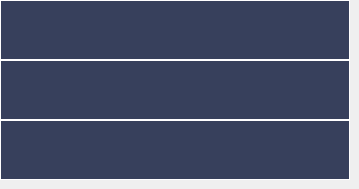
      <widget class="QWidget" name="tab_acquisition">
       <attribute name="title">
        <string>Acquisition</string>
       </attribute>
       <widget class="ButtonGroup" name="buttonGroup_CollimatorAdj" native="true">
        <property name="geometry">
         <rect>
          <x>0</x>
          <y>0</y>
          <width>350</width>
          <height>60</height>
         </rect>
        </property>
        <property name="styleSheet">
         <string notr="true">QWidget{background-color:rgb(55,64,92);font:20px;border-width:1px;border-style:solid;border-color:white;}</string>
        </property>
        <property name="expand" stdset="0">
         <bool>false</bool>
        </property>
        <property name="expandHeight" stdset="0">
         <number>240</number>
        </property>
        <property name="groupName" stdset="0">
         <string>Collimator Adjustment</string>
        </property>
        <widget class="TrigButton" name="trigButton_In">
         <property name="geometry">
          <rect>
           <x>8</x>
           <y>150</y>
           <width>78</width>
           <height>78</height>
          </rect>
         </property>
         <property name="styleSheet">
          <string notr="true">border-width:0px</string>
         </property>
         <property name="text">
          <string/>
         </property>
         <property name="buttonId" stdset="0">
          <number>1507</number>
         </property>
         <property name="continuousMode" stdset="0">
          <bool>true</bool>
         </property>
         <property name="iconNormal" stdset="0">
          <string>../icon/test/In.png</string>
         </property>
        </widget>
        <widget class="TrigButton" name="trigButton_LeavesIn">
         <property name="geometry">
          <rect>
           <x>180</x>
           <y>65</y>
           <width>78</width>
           <height>78</height>
          </rect>
         </property>
         <property name="styleSheet">
          <string notr="true">border-width:0px</string>
         </property>
         <property name="text">
          <string/>
         </property>
         <property name="buttonId" stdset="0">
          <number>1850</number>
         </property>
         <property name="continuousMode" stdset="0">
          <bool>true</bool>
         </property>
         <property name="iconNormal" stdset="0">
          <string>../icon/test/LeavesIn.png</string>
         </property>
        </widget>
        <widget class="TrigButton" name="trigButton_RotLeft">
         <property name="geometry">
          <rect>
           <x>8</x>
           <y>65</y>
           <width>78</width>
           <height>78</height>
          </rect>
         </property>
         <property name="styleSheet">
          <string notr="true">border-width:0px</string>
         </property>
         <property name="text">
          <string/>
         </property>
         <property name="buttonId" stdset="0">
          <number>1506</number>
         </property>
         <property name="continuousMode" stdset="0">
          <bool>true</bool>
         </property>
         <property name="iconNormal" stdset="0">
          <string>../icon/test/ColRotateLeft.png</string>
         </property>
        </widget>
        <widget class="TrigButton" name="trigButton_Out">
         <property name="geometry">
          <rect>
           <x>94</x>
           <y>150</y>
           <width>78</width>
           <height>78</height>
          </rect>
         </property>
         <property name="styleSheet">
          <string notr="true">border-width:0px</string>
         </property>
         <property name="text">
          <string/>
         </property>
         <property name="buttonId" stdset="0">
          <number>1508</number>
         </property>
         <property name="continuousMode" stdset="0">
          <bool>true</bool>
         </property>
         <property name="iconNormal" stdset="0">
          <string>../icon/test/Out.png</string>
         </property>
        </widget>
        <widget class="TrigButton" name="trigButton_LeavesOut">
         <property name="geometry">
          <rect>
           <x>266</x>
           <y>65</y>
           <width>78</width>
           <height>78</height>
          </rect>
         </property>
         <property name="styleSheet">
          <string notr="true">border-width:0px</string>
         </property>
         <property name="text">
          <string/>
         </property>
         <property name="buttonId" stdset="0">
          <number>1851</number>
         </property>
         <property name="continuousMode" stdset="0">
          <bool>true</bool>
         </property>
         <property name="iconNormal" stdset="0">
          <string>../icon/test/LeavesOut.png</string>
         </property>
        </widget>
        <widget class="TrigButton" name="trigButton_RotRight">
         <property name="geometry">
          <rect>
           <x>94</x>
           <y>65</y>
           <width>78</width>
           <height>78</height>
          </rect>
         </property>
         <property name="styleSheet">
          <string notr="true">border-width:0px</string>
         </property>
         <property name="text">
          <string/>
         </property>
         <property name="buttonId" stdset="0">
          <number>1503</number>
         </property>
         <property name="continuousMode" stdset="0">
          <bool>true</bool>
         </property>
         <property name="iconNormal" stdset="0">
          <string>../icon/test/ColRotateRight.png</string>
         </property>
        </widget>
       </widget>
       <widget class="ButtonGroup" name="buttonGroup_XrayTech" native="true">
        <property name="geometry">
         <rect>
          <x>0</x>
          <y>60</y>
          <width>350</width>
          <height>60</height>
         </rect>
        </property>
        <property name="styleSheet">
         <string notr="true">QWidget{background-color:rgb(55,64,92);font:20px;border-width:1px;border-style:solid;border-color:white;}</string>
        </property>
        <property name="expand" stdset="0">
         <bool>false</bool>
        </property>
        <property name="expandHeight" stdset="0">
         <number>150</number>
        </property>
        <property name="groupName" stdset="0">
         <string>X-ray Techniques</string>
        </property>
        <widget class="SwitchButton" name="switchButton_MetalCorrection">
         <property name="geometry">
          <rect>
           <x>94</x>
           <y>65</y>
           <width>78</width>
           <height>78</height>
          </rect>
         </property>
         <property name="styleSheet">
          <string notr="true">border-width:0px</string>
         </property>
         <property name="text">
          <string/>
         </property>
         <property name="buttonId" stdset="0">
          <number>2266</number>
         </property>
         <property name="iconOn" stdset="0">
          <string>../icon/test/MetalCorrectionOn.png</string>
         </property>
         <property name="iconOff" stdset="0">
          <string>../icon/test/MetalCorrection.png</string>
         </property>
        </widget>
        <widget class="IndexButton" name="indexButton_Motion">
         <property name="geometry">
          <rect>
           <x>8</x>
           <y>65</y>
           <width>78</width>
           <height>78</height>
          </rect>
         </property>
         <property name="styleSheet">
          <string notr="true">border-width:0px</string>
         </property>
         <property name="buttonId" stdset="0">
          <number>1003</number>
         </property>
         <property name="textType" stdset="0">
          <string>../icon/test/Motion001.png</string>
         </property>
        </widget>
       </widget>
       <widget class="ButtonGroup" name="buttonGroup_SubRoadMap" native="true">
        <property name="geometry">
         <rect>
          <x>0</x>
          <y>120</y>
          <width>350</width>
          <height>60</height>
         </rect>
        </property>
        <property name="styleSheet">
         <string notr="true">QWidget{background-color:rgb(55,64,92);font:20px;border-width:1px;border-style:solid;border-color:white;}</string>
        </property>
        <property name="expand" stdset="0">
         <bool>false</bool>
        </property>
        <property name="expandHeight" stdset="0">
         <number>330</number>
        </property>
        <property name="groupName" stdset="0">
         <string>Sub Road Map</string>
        </property>
        <widget class="SwitchButton" name="switchButton_PixelShift">
         <property name="geometry">
          <rect>
           <x>266</x>
           <y>65</y>
           <width>78</width>
           <height>78</height>
          </rect>
         </property>
         <property name="styleSheet">
          <string notr="true">border-width:0px</string>
         </property>
         <property name="text">
          <string/>
         </property>
         <property name="buttonId" stdset="0">
          <number>1084</number>
         </property>
         <property name="iconOn" stdset="0">
          <string>../icon/test/PixelShiftOn.png</string>
         </property>
         <property name="iconOff" stdset="0">
          <string>../icon/test/PixelShift.png</string>
         </property>
        </widget>
        <widget class="SwitchButton" name="switchButton_SelectMask">
         <property name="geometry">
          <rect>
           <x>94</x>
           <y>65</y>
           <width>78</width>
           <height>78</height>
          </rect>
         </property>
         <property name="styleSheet">
          <string notr="true">border-width:0px</string>
         </property>
         <property name="text">
          <string/>
         </property>
         <property name="buttonId" stdset="0">
          <number>1082</number>
         </property>
         <property name="iconOn" stdset="0">
          <string>../icon/test/SelectMaskOn.png</string>
         </property>
         <property name="iconOff" stdset="0">
          <string>../icon/test/SelectMask.png</string>
         </property>
        </widget>
        <widget class="SwitchButton" name="switchButton_LandMark">
         <property name="geometry">
          <rect>
           <x>180</x>
           <y>65</y>
           <width>78</width>
           <height>78</height>
          </rect>
         </property>
         <property name="styleSheet">
          <string notr="true">border-width:0px</string>
         </property>
         <property name="text">
          <string/>
         </property>
         <property name="buttonId" stdset="0">
          <number>1084</number>
         </property>
         <property name="iconOn" stdset="0">
          <string>../icon/test/LandMarkOn.png</string>
         </property>
         <property name="iconOff" stdset="0">
          <string>../icon/test/LandMark.png</string>
         </property>
        </widget>
        <widget class="TrigButton" name="trigButton_ResetAll_2">
         <property name="geometry">
          <rect>
           <x>8</x>
           <y>150</y>
           <width>78</width>
           <height>78</height>
          </rect>
         </property>
         <property name="styleSheet">
          <string notr="true">border-width:0px</string>
         </property>
         <property name="text">
          <string/>
         </property>
         <property name="buttonId" stdset="0">
          <number>1298</number>
         </property>
         <property name="continuousMode" stdset="0">
          <bool>false</bool>
         </property>
         <property name="iconNormal" stdset="0">
          <string>../icons/s3p/pushBtn/ResetAll.png</string>
         </property>
        </widget>
        <widget class="IndexButton" name="indexButton_SubNative">
         <property name="geometry">
          <rect>
           <x>8</x>
           <y>65</y>
           <width>78</width>
           <height>78</height>
          </rect>
         </property>
         <property name="styleSheet">
          <string notr="true">border-width:0px</string>
         </property>
         <property name="buttonId" stdset="0">
          <number>1080</number>
         </property>
         <property name="textType" stdset="0">
          <string>../icon/test/SubNative001.png</string>
         </property>
        </widget>
        <widget class="GroupBox" name="groupBox_SelectMask">
         <property name="enabled">
          <bool>true</bool>
         </property>
         <property name="geometry">
          <rect>
           <x>93</x>
           <y>140</y>
           <width>251</width>
           <height>121</height>
          </rect>
         </property>
         <property name="styleSheet">
          <string notr="true">*{background:rgb(111,124,160);border-color:white;border-width:0px;}</string>
         </property>
         <widget class="TrigButton" name="trigButton_ResetAll_3">
          <property name="geometry">
           <rect>
            <x>30</x>
            <y>20</y>
            <width>78</width>
            <height>78</height>
           </rect>
          </property>
          <property name="styleSheet">
           <string notr="true">border-width:0px;background:white;</string>
          </property>
          <property name="text">
           <string/>
          </property>
          <property name="buttonId" stdset="0">
           <number>3221</number>
          </property>
          <property name="continuousMode" stdset="0">
           <bool>true</bool>
          </property>
          <property name="iconNormal" stdset="0">
           <string>../icon/test/leftBtn.png</string>
          </property>
         </widget>
         <widget class="TrigButton" name="trigButton_ResetAll_4">
          <property name="geometry">
           <rect>
            <x>140</x>
            <y>20</y>
            <width>78</width>
            <height>78</height>
           </rect>
          </property>
          <property name="styleSheet">
           <string notr="true">border-width:0px;background:white;</string>
          </property>
          <property name="text">
           <string/>
          </property>
          <property name="buttonId" stdset="0">
           <number>3321</number>
          </property>
          <property name="continuousMode" stdset="0">
           <bool>true</bool>
          </property>
          <property name="iconNormal" stdset="0">
           <string>../icon/test/rightBtn.png</string>
          </property>
         </widget>
        </widget>
        <widget class="GroupBox" name="groupBox_LandMark">
         <property name="enabled">
          <bool>true</bool>
         </property>
         <property name="geometry">
          <rect>
           <x>93</x>
           <y>142</y>
           <width>251</width>
           <height>121</height>
          </rect>
         </property>
         <property name="styleSheet">
          <string notr="true">*{background:rgb(111,124,160);border-color:white;border-width:0px;}</string>
         </property>
         <widget class="TrigButton" name="trigButton_ResetAll_5">
          <property name="geometry">
           <rect>
            <x>30</x>
            <y>20</y>
            <width>78</width>
            <height>78</height>
           </rect>
          </property>
          <property name="styleSheet">
           <string notr="true">border-width:0px;background:white;</string>
          </property>
          <property name="text">
           <string/>
          </property>
          <property name="buttonId" stdset="0">
           <number>3220</number>
          </property>
          <property name="continuousMode" stdset="0">
           <bool>true</bool>
          </property>
          <property name="iconNormal" stdset="0">
           <string>../icon/test/leftBtn.png</string>
          </property>
         </widget>
         <widget class="TrigButton" name="trigButton_ResetAll_6">
          <property name="geometry">
           <rect>
            <x>140</x>
            <y>20</y>
            <width>78</width>
            <height>78</height>
           </rect>
          </property>
          <property name="styleSheet">
           <string notr="true">border-width:0px;background:white;</string>
          </property>
          <property name="text">
           <string/>
          </property>
          <property name="buttonId" stdset="0">
           <number>3320</number>
          </property>
          <property name="continuousMode" stdset="0">
           <bool>true</bool>
          </property>
          <property name="iconNormal" stdset="0">
           <string>../icon/test/rightBtn.png</string>
          </property>
         </widget>
        </widget>
        <widget class="GroupBox" name="groupBox_PixelShift">
         <property name="enabled">
          <bool>true</bool>
         </property>
         <property name="geometry">
          <rect>
           <x>93</x>
           <y>140</y>
           <width>251</width>
           <height>201</height>
          </rect>
         </property>
         <property name="styleSheet">
          <string notr="true">*{background:rgb(111,124,160);border-color:white;border-width:0px;}</string>
         </property>
         <widget class="TrigButton" name="trigButton_ResetAll_7">
          <property name="geometry">
           <rect>
            <x>4</x>
            <y>50</y>
            <width>78</width>
            <height>78</height>
           </rect>
          </property>
          <property name="styleSheet">
           <string notr="true">border-width:0px;background:white;</string>
          </property>
          <property name="text">
           <string/>
          </property>
          <property name="buttonId" stdset="0">
           <number>1856</number>
          </property>
          <property name="continuousMode" stdset="0">
           <bool>true</bool>
          </property>
          <property name="iconNormal" stdset="0">
           <string>../icon/test/leftBtn.png</string>
          </property>
         </widget>
         <widget class="TrigButton" name="trigButton_ResetAll_8">
          <property name="geometry">
           <rect>
            <x>168</x>
            <y>50</y>
            <width>78</width>
            <height>78</height>
           </rect>
          </property>
          <property name="styleSheet">
           <string notr="true">border-width:0px;background:white;</string>
          </property>
          <property name="text">
           <string/>
          </property>
          <property name="buttonId" stdset="0">
           <number>1857</number>
          </property>
          <property name="continuousMode" stdset="0">
           <bool>true</bool>
          </property>
          <property name="iconNormal" stdset="0">
           <string>../icon/test/rightBtn.png</string>
          </property>
         </widget>
         <widget class="TrigButton" name="trigButton_ResetAll_9">
          <property name="geometry">
           <rect>
            <x>86</x>
            <y>8</y>
            <width>78</width>
            <height>78</height>
           </rect>
          </property>
          <property name="styleSheet">
           <string notr="true">border-width:0px;background:white;</string>
          </property>
          <property name="text">
           <string/>
          </property>
          <property name="buttonId" stdset="0">
           <number>1854</number>
          </property>
          <property name="continuousMode" stdset="0">
           <bool>true</bool>
          </property>
          <property name="iconNormal" stdset="0">
           <string>../icon/test/upBtn.png</string>
          </property>
         </widget>
         <widget class="TrigButton" name="trigButton_ResetAll_10">
          <property name="geometry">
           <rect>
            <x>86</x>
            <y>100</y>
            <width>78</width>
            <height>78</height>
           </rect>
          </property>
          <property name="styleSheet">
           <string notr="true">border-width:0px;background:white;</string>
          </property>
          <property name="text">
           <string/>
          </property>
          <property name="buttonId" stdset="0">
           <number>1855</number>
          </property>
          <property name="continuousMode" stdset="0">
           <bool>true</bool>
          </property>
          <property name="iconNormal" stdset="0">
           <string>../icon/test/downBtn.png</string>
          </property>
         </widget>
        </widget>
       </widget>
      </widget>
